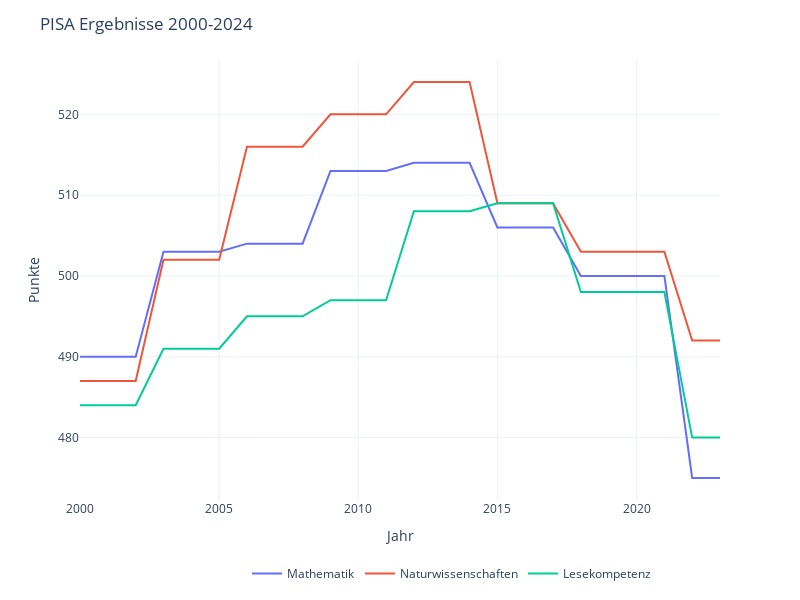

Write notebook code for a chart like this one.
### Code cell
# plot pisa
fig = px.line(data, y=['Mathematik', 'Naturwissenschaften', 'Lesekompetenz'], template='plotly_white')
fig.update_layout(title='PISA Ergebnisse 2000-2024',autosize=False, width=800,height=600)
fig.update_yaxes(title='Punkte')
fig.update_layout(legend=dict(
    orientation='h',
    yanchor='bottom',
    y=-0.2,
    xanchor='right',
    x=0.9,
    title=''
))
fig.show()

### Figure 1 — Plotly figure (JSON) as saved in the notebook; plotly's stock layout.template omitted (floating-point values rounded to 4 significant figures)
{"data": [{"hovertemplate": "variable=Mathematik<br>Jahr=%{x}<br>value=%{y}<extra></extra>", "legendgroup": "Mathematik", "line": {"color": "#636efa", "dash": "solid"}, "marker": {"symbol": "circle"}, "mode": "lines", "name": "Mathematik", "orientation": "v", "showlegend": true, "type": "scatter", "x": ["2000-01-01T00:00:00", "2001-01-01T00:00:00", "2002-01-01T00:00:00", "2003-01-01T00:00:00", "2004-01-01T00:00:00", "2005-01-01T00:00:00", "2006-01-01T00:00:00", "2007-01-01T00:00:00", "2008-01-01T00:00:00", "2009-01-01T00:00:00", "2010-01-01T00:00:00", "2011-01-01T00:00:00", "2012-01-01T00:00:00", "2013-01-01T00:00:00", "2014-01-01T00:00:00", "2015-01-01T00:00:00", "2016-01-01T00:00:00", "2017-01-01T00:00:00", "2018-01-01T00:00:00", "2019-01-01T00:00:00", "2020-01-01T00:00:00", "2021-01-01T00:00:00", "2022-01-01T00:00:00", "2023-01-01T00:00:00"], "xaxis": "x", "y": [490, 490, 490, 503, 503, 503, 504, 504, 504, 513, 513, 513, 514, 514, 514, 506, 506, 506, 500, 500, 500, 500, 475, 475], "yaxis": "y"}, {"hovertemplate": "variable=Naturwissenschaften<br>Jahr=%{x}<br>value=%{y}<extra></extra>", "legendgroup": "Naturwissenschaften", "line": {"color": "#EF553B", "dash": "solid"}, "marker": {"symbol": "circle"}, "mode": "lines", "name": "Naturwissenschaften", "orientation": "v", "showlegend": true, "type": "scatter", "x": ["2000-01-01T00:00:00", "2001-01-01T00:00:00", "2002-01-01T00:00:00", "2003-01-01T00:00:00", "2004-01-01T00:00:00", "2005-01-01T00:00:00", "2006-01-01T00:00:00", "2007-01-01T00:00:00", "2008-01-01T00:00:00", "2009-01-01T00:00:00", "2010-01-01T00:00:00", "2011-01-01T00:00:00", "2012-01-01T00:00:00", "2013-01-01T00:00:00", "2014-01-01T00:00:00", "2015-01-01T00:00:00", "2016-01-01T00:00:00", "2017-01-01T00:00:00", "2018-01-01T00:00:00", "2019-01-01T00:00:00", "2020-01-01T00:00:00", "2021-01-01T00:00:00", "2022-01-01T00:00:00", "2023-01-01T00:00:00"], "xaxis": "x", "y": [487, 487, 487, 502, 502, 502, 516, 516, 516, 520, 520, 520, 524, 524, 524, 509, 509, 509, 503, 503, 503, 503, 492, 492], "yaxis": "y"}, {"hovertemplate": "variable=Lesekompetenz<br>Jahr=%{x}<br>value=%{y}<extra></extra>", "legendgroup": "Lesekompetenz", "line": {"color": "#00cc96", "dash": "solid"}, "marker": {"symbol": "circle"}, "mode": "lines", "name": "Lesekompetenz", "orientation": "v", "showlegend": true, "type": "scatter", "x": ["2000-01-01T00:00:00", "2001-01-01T00:00:00", "2002-01-01T00:00:00", "2003-01-01T00:00:00", "2004-01-01T00:00:00", "2005-01-01T00:00:00", "2006-01-01T00:00:00", "2007-01-01T00:00:00", "2008-01-01T00:00:00", "2009-01-01T00:00:00", "2010-01-01T00:00:00", "2011-01-01T00:00:00", "2012-01-01T00:00:00", "2013-01-01T00:00:00", "2014-01-01T00:00:00", "2015-01-01T00:00:00", "2016-01-01T00:00:00", "2017-01-01T00:00:00", "2018-01-01T00:00:00", "2019-01-01T00:00:00", "2020-01-01T00:00:00", "2021-01-01T00:00:00", "2022-01-01T00:00:00", "2023-01-01T00:00:00"], "xaxis": "x", "y": [484, 484, 484, 491, 491, 491, 495, 495, 495, 497, 497, 497, 508, 508, 508, 509, 509, 509, 498, 498, 498, 498, 480, 480], "yaxis": "y"}], "layout": {"autosize": false, "height": 600, "legend": {"orientation": "h", "title": {"text": ""}, "tracegroupgap": 0, "x": 0.9, "xanchor": "right", "y": -0.2, "yanchor": "bottom"}, "margin": {"t": 60}, "title": {"text": "PISA Ergebnisse 2000-2024"}, "width": 800, "xaxis": {"anchor": "y", "domain": [0, 1], "title": {"text": "Jahr"}}, "yaxis": {"anchor": "x", "domain": [0, 1], "title": {"text": "Punkte"}}}}
